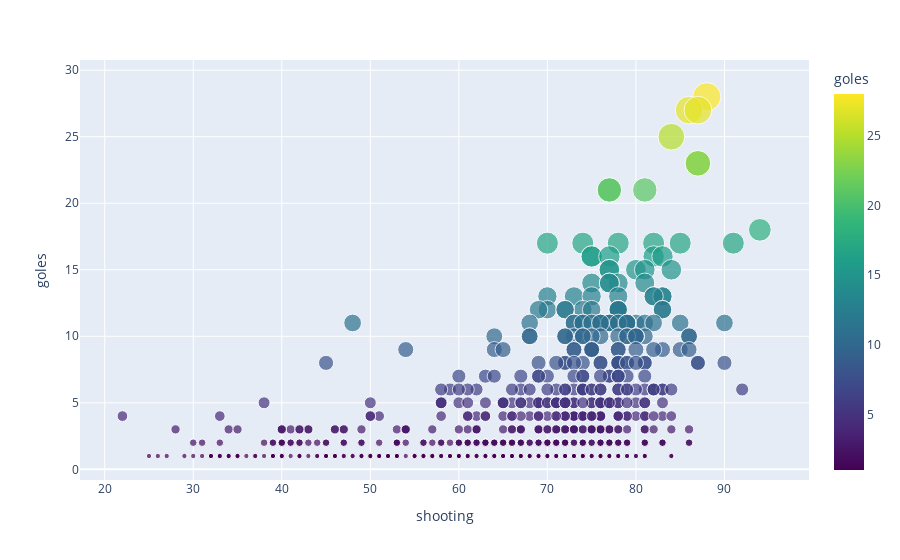

Source (notebook cell):
### Markdown cell above
### Relación goles reales y habilidades de disparo general de todos los goleadores

### Code cell
h3_2 = df_fifa[["id_j","short_name","shooting"]]
h3_2 = pd.merge(h3_2, df_reales[["id_j","goles"]],how="inner", on="id_j",) # !!!
h3_2=h3_2.sort_values("goles",ascending=False)
fig = px.scatter(h3_2, x="shooting",y="goles", size="goles", color_continuous_scale=px.colors.sequential.Viridis, color="goles",hover_data=["short_name","shooting","goles"])
fig.show()

### Figure 1 — Plotly figure (JSON) as saved in the notebook; plotly's stock layout.template omitted (floating-point values rounded to 4 significant figures; data arrays with more than 128 entries replaced by an {"elided": "..."} marker saying what was removed)
{"data": [{"customdata": {"elided": "753x1 str values"}, "hovertemplate": "shooting=%{x}<br>goles=%{marker.color}<br>short_name=%{customdata[0]}<extra></extra>", "legendgroup": "", "marker": {"color": {"elided": "753 int values"}, "coloraxis": "coloraxis", "size": {"elided": "753 int values"}, "sizemode": "area", "sizeref": 0.07, "symbol": "circle"}, "mode": "markers", "name": "", "orientation": "v", "showlegend": false, "type": "scatter", "x": {"elided": "753 int values"}, "xaxis": "x", "y": {"elided": "753 int values"}, "yaxis": "y"}], "layout": {"coloraxis": {"colorbar": {"title": {"text": "goles"}}, "colorscale": [[0, "#440154"], [0.1111, "#482878"], [0.2222, "#3e4989"], [0.3333, "#31688e"], [0.4444, "#26828e"], [0.5556, "#1f9e89"], [0.6667, "#35b779"], [0.7778, "#6ece58"], [0.8889, "#b5de2b"], [1, "#fde725"]]}, "legend": {"itemsizing": "constant", "tracegroupgap": 0}, "margin": {"t": 60}, "xaxis": {"anchor": "y", "domain": [0, 1], "title": {"text": "shooting"}}, "yaxis": {"anchor": "x", "domain": [0, 1], "title": {"text": "goles"}}}}
